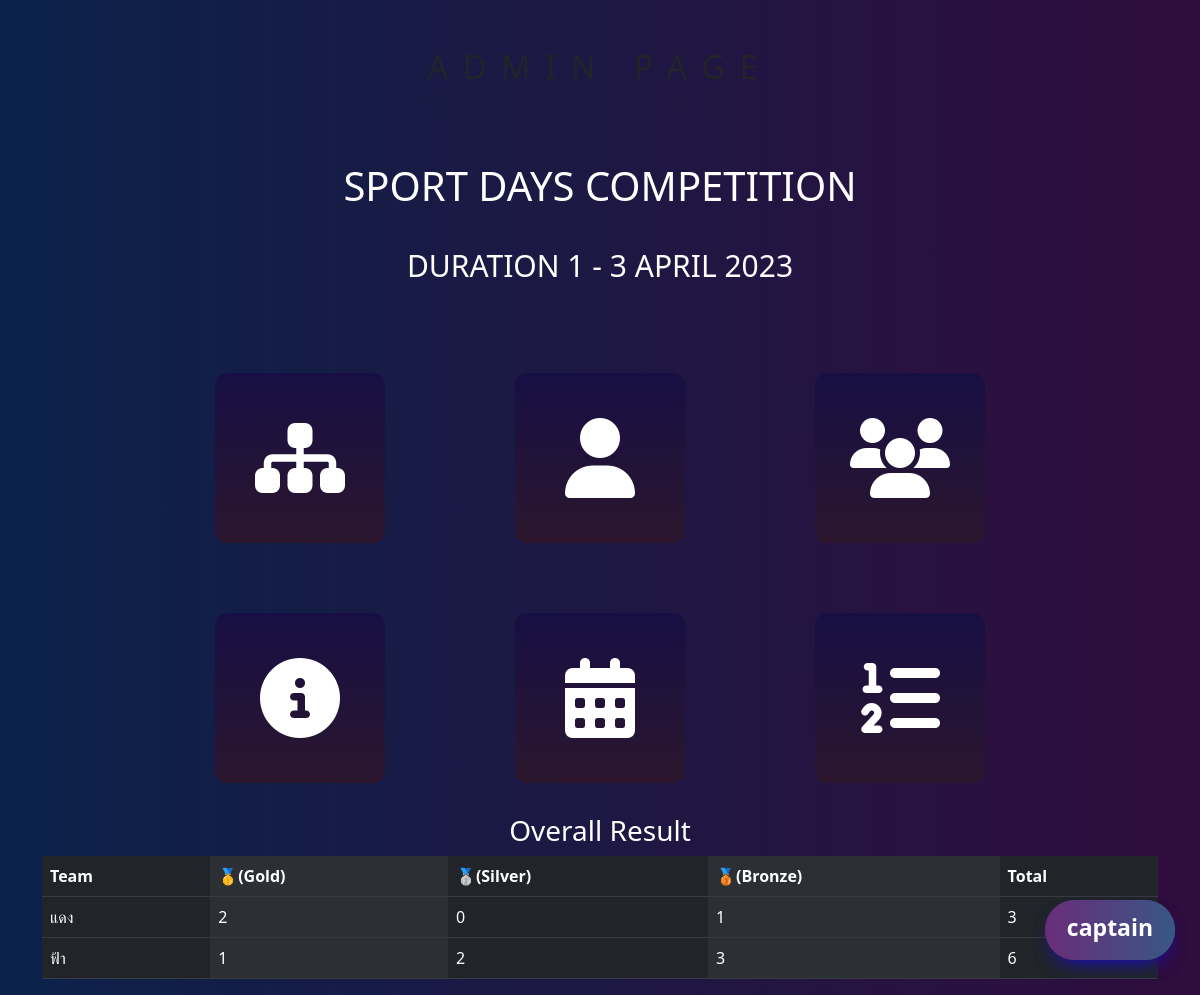
/admin_page.php (signed in), run on the app's committed database.
### tables this page shows
CREATE TABLE `medal` (
  `id_medal` int(11) NOT NULL,
  `team` varchar(50) NOT NULL,
  `gold` int(11) NOT NULL,
  `silver` int(11) NOT NULL,
  `bronze` int(11) NOT NULL,
  `total` int(11) NOT NULL
);

### admin_page.php (the view, shortened to what this page needs)
<!DOCTYPE html>
<html lang="en">
<head>
    <link rel="stylesheet" href="styleadmin.css">
    <link rel="stylesheet" href="https://cdnjs.cloudflare.com/ajax/libs/font-awesome/6.4.0/css/all.min.css" />
    <link href="https://cdn.jsdelivr.net/npm/bootstrap@5.3.0-alpha3/dist/css/bootstrap.min.css" rel="stylesheet">
</head>
<body>
    <div class="homeheader">
        <h2> ADMIN PAGE </h2>
    </div>
    <div class="side-menu">
        <div class="topicname">
            <h1> SPORT DAYS COMPETITION </h1>
        </div>
        <div class="topicname">
            <h1 style="font-size: 30px;">DURATION 1 - 3 APRIL 2023</h1>
        </div>
    </div>
    <div class="homecontent">
        <a href="Support_member.php">
            <div class="box">
                <div class="icon"><i class="fa fa-sitemap"></i></div>
                <div class="boxcontent4">
                    <h3 style="color: white;">Support Members</h3>
                </div>
            </div>
        </a>
        <a href="academic_member.php">
            <div class="box">
                <div class="icon"><i class="fa fa-user"></i></div>
                <div class="boxcontent5">
                    <h3 style="color: white;">Academic Members</h3>
                </div>
            </div>
        </a>
        <a href="other_member.php">
            <div class="box">
                <div class="icon"><i class="fa fa-users"></i></div>
                <div class="boxcontent6">
                    <h3 style="color: white;">Other Members</h3>
                </div>
            </div>
        </a>
    </div>
    <a href="users.php">
        <div class="homecontent">
            <div class="box">
                <div class="icon"><i class="fa-sharp fa fa-circle-info"></i></div>
                <div class="boxcontent1">
                    <h3 style="color: white;">ATHLETE</h3>
                </div>
            </div>
    </a>
    <a href="match.php">
        <div class="box">
            <div class="icon"><i class="fa fa-calendar-days"></i></div>
            <div class="boxcontent2">
                <h3 style="color: white;">MATCH</h3>
            </div>
        </div>
    </a>
    <a href="result.php">
        <div class="box">
            <div class="icon"><i class="fa fa-list-ol"></i></div>
            <div class="boxcontent3">
                <h3 style="color: white;">RESULT</h3>
            </div>
        </div>
    </a>
    <div class="floating-container">
        <div class="floating-button">⫶</div>
        <div class="element-container">
        </div>
    </div>
    <div class="container">
        <div class="row">
            <div class="col-md-12"> <br>
                <h3>Overall Result</h3>
                <table id="myTable1" class="table table-dark table-striped-columns">
                    <thead>
                        <th>Team</th>
                        <th>🥇(Gold)</th>
                        <th>🥈(Silver)</th>
                        <th>🥉(Bronze)</th>
                        <th>Total</th>
                    </thead>
                    <tbody>
                        <?php
                        require_once 'connect.php';
                        $stmt = $conn->prepare("SELECT * FROM `medal`");
                        $stmt->execute();
                        $result = $stmt->get_result();
                        $users = $result->fetch_all(MYSQLI_ASSOC);
                        foreach ($users as $user) {
                        ?>
                            <tr>
                                <td><?php echo $user['team'] ?></td>
                                <td><?php echo $user['gold'] ?></td>
                                <td><?php echo $user['silver'] ?></td>
                                <td><?php echo $user['bronze'] ?></td>
                                <td><?php echo $user['total'] ?></td>
                            </tr>
                        <?php
                        }
                        ?>
                    </tbody>
                </table>
            </div>
        </div>
    </div>
    <div class="floating-container">
        <div class="floating-button"><?php if (isset($_SESSION['username'])) : ?>
                <p><strong style="color:white"><?php echo $_SESSION['username']; ?></strong></p>
            <?php endif ?>
        </div>
        <div class="element-container">
        </div>
        <div class="element-container">
        </div>
    </div>
</body>
</html>

### styleadmin.css (style rules this page uses)
* { margin: 0; padding: 0; }
body { font-size: 120%; background: #ffffff; background: linear-gradient(to right, #0B224A, #300D3D); color: #ffffff; font-family: 'Gill Sans', 'Gill Sans MT', Calibri, 'Trebuchet MS', sans-serif; }
h2 { position: relative; padding-top: 3rem; justify-content: center; font-size: 100%; letter-spacing: 15px; color: #0B224A; text-transform: uppercase; -webkit-box-reflect: below 1px linear-gradient(transparent, #0001); line-height: 0.70em; outline: none; animation: animate 0.5s ease-in-out infinite alternate-reverse; }
.homeheader { text-align: center; font-size: 5rem; }
.col-md-12 h3 { color: #fff; text-align: center; }
.homecontent { display: grid; position: relative; width: 900px; font-size: 1.5rem; justify-items: center; align-items: center; grid-template-columns: repeat(auto-fit, minmax(280px, 1fr)); padding-top: 3rem; padding-bottom: 5rem; height: 30vh; margin: 0 auto; }
.homecontent .box { position: relative; width: calc(200px - 30px); height: calc(200px - 30px); background: linear-gradient(to top, #452348, #5134f3); margin: 15px; box-sizing: border-box; border-radius: 15px; }
.homecontent .box .icon { position: absolute; top: 0; left: 0; width: 100%; height: 100%; background: linear-gradient(to top, #2b162d, #170f44); border-radius: 12px; transition: 0.5s; z-index: 1; }
.homecontent .box .icon .fa { position: absolute; top: 50%; left: 50%; transform: translate(-50%, -50%); font-size: 80px; transition: 0.5s; color: #fff; }
.homecontent .box .boxcontent1 { position: absolute; top: 120px; height: calc(100% - 100px); text-align: center; padding: 0 25px; box-sizing: border-box; }
.homecontent .box .boxcontent2 { position: absolute; top: 120px; height: calc(100% - 100px); text-align: center; padding: 0 40px; box-sizing: border-box; }
.homecontent .box .boxcontent3 { position: absolute; top: 120px; height: calc(100% - 100px); text-align: center; padding: 0 40px; box-sizing: border-box; }
.homecontent .box .boxcontent4 { position: absolute; top: 100px; height: calc(100% - 100px); text-align: center; padding: 10 45px; box-sizing: border-box; }
.homecontent .box .boxcontent5 { position: absolute; top: 100px; height: calc(100% - 100px); text-align: center; padding: 10 45px; box-sizing: border-box; }
.homecontent .box .boxcontent6 { position: absolute; top: 100px; height: calc(100% - 100px); text-align: center; padding: 10 45px; box-sizing: border-box; }
p { color: black; }
.side-menu { background: #2b3039; background: linear-gradient(to right, #0B224A, #300D3D); list-style-type: none; margin-top: 4rem; }
.side-menu .topicname { color: white; height: 10vh; display: flex; align-items: center; justify-content: center; }
.floating-container { position: fixed; width: 130px; height: 100px; bottom: 0; right: 0; margin: 35px 25px; z-index: 9999; }
.floating-container .floating-button { background: linear-gradient(to right, #6a2d79, #385785); box-shadow: 0px 10px 20px -10px rgba(25, 0, 255, 0.5); position: absolute; width: 130px; height: 60px; bottom: 0; border-radius: 50px; left: 0; right: 0; margin: auto; color: white; line-height: 55px; text-align: center; font-size: 23px; z-index: 100; cursor: pointer; -webkit-transition: all 0.3s; transition: all 0.3s; }

### data on the page
medal: team "แดง", gold "2", silver "0", bronze "1", total "3"
medal: team "ฟ้า", gold "1", silver "2", bronze "3", total "6"

### other printed values
$_SESSION['username'] "captain"
